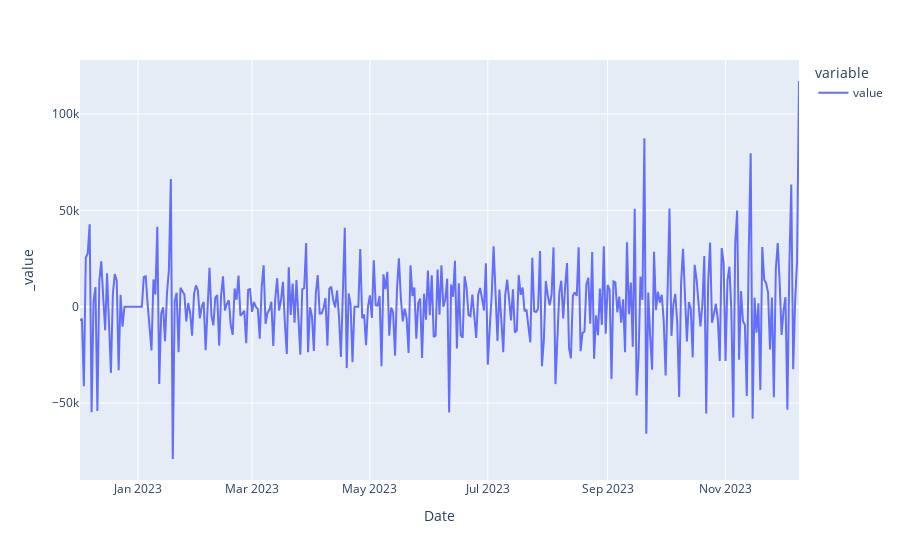

Here is the notebook cell this chart was saved with:
### Code cell
px.line(df_stationary)

### Figure 1 — Plotly figure (JSON) as saved in the notebook; plotly's stock layout.template omitted (floating-point values rounded to 4 significant figures; data arrays with more than 128 entries replaced by an {"elided": "..."} marker saying what was removed)
{"data": [{"hovertemplate": "variable=value<br>Date=%{x}<br>_value=%{y}<extra></extra>", "legendgroup": "value", "line": {"color": "#636efa", "dash": "solid"}, "marker": {"symbol": "circle"}, "mode": "lines", "name": "value", "orientation": "v", "showlegend": true, "type": "scatter", "x": {"elided": "373 str values"}, "xaxis": "x", "y": {"elided": "373 float values"}, "yaxis": "y"}], "layout": {"legend": {"title": {"text": "variable"}, "tracegroupgap": 0}, "margin": {"t": 60}, "xaxis": {"anchor": "y", "domain": [0, 1], "title": {"text": "Date"}}, "yaxis": {"anchor": "x", "domain": [0, 1], "title": {"text": "_value"}}}}
